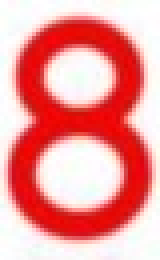
#> input picture TEMP/Project 4/extra/I12.jpg, 40 x 65 px, found by its file name (shown 4 times larger)
$ python try6.py
#> lines starting #> are read from the running program, lines starting #| are printed output that depends on the picture; after the words box and inside, x2 and y2 are one past the last pixel; in counts of white or black regions, pixels touching at a corner belong together
import cv2
import numpy as np
import os

def preprocess_image(image_path, size):
    # Read the image in grayscale
    img = cv2.imread(image_path, cv2.IMREAD_GRAYSCALE)
    if img is None:
        raise ValueError("Could not read the image. Check the path and try again.")

    # Resize the image to the specified size for better matching
    img = cv2.resize(img, size)

    # Apply edge detection to get the boundaries
    edges = cv2.Canny(img, 50, 150)

    # Dilate the edges to make them thicker and more connected
    kernel = np.ones((3, 3), np.uint8)
    dilated_edges = cv2.dilate(edges, kernel, iterations=1)

    # Invert the image to prepare for flood filling
    filled = cv2.bitwise_not(dilated_edges)

    # Flood fill the background from a point outside the shape
    h, w = filled.shape
    mask = np.zeros((h+2, w+2), np.uint8)  # Create a mask for flood fill
    cv2.floodFill(filled, mask, (0, 0), 255)  # Flood fill from the top-left corner

    # Invert back to get the filled shape
    filled = cv2.bitwise_not(filled)

    # Display the processed image
    cv2.imshow(f"Processed Image - {os.path.basename(image_path)}", filled)
    cv2.waitKey(0)
    cv2.destroyAllWindows()

    return filled

def template_match(image, template_folder, template_size):
    best_match_name = None
    best_match_score = -1

    # Iterate over all template images in the specified folder
    for template_name in os.listdir(template_folder):
        template_path = os.path.join(template_folder, template_name)
        template = cv2.imread(template_path, cv2.IMREAD_GRAYSCALE)

        if template is not None:
            # Resize template to match the specified size
            template = cv2.resize(template, template_size)

            # Apply the same preprocessing steps to the template
            template_edges = cv2.Canny(template, 50, 150)
            template_dilated_edges = cv2.dilate(template_edges, np.ones((3, 3), np.uint8), iterations=1)
            template_filled = cv2.bitwise_not(template_dilated_edges)
            mask = np.zeros((template_filled.shape[0] + 2, template_filled.shape[1] + 2), np.uint8)
            cv2.floodFill(template_filled, mask, (0, 0), 255)
            template_filled = cv2.bitwise_not(template_filled)

            # Perform template matching
            res = cv2.matchTemplate(image, template_filled, cv2.TM_CCOEFF_NORMED)
            min_val, max_val, min_loc, max_loc = cv2.minMaxLoc(res)

            # Print matching score for each template
            print(f"Matching score for {template_name}: {max_val}")

            # Check if the current match is the best one so far
            if max_val > best_match_score:
                best_match_score = max_val
                best_match_name = os.path.splitext(template_name)[0]
        else:
            print(f"Warning: Could not read template {template_path}")

    return best_match_name, best_match_score

def identify_card(rank_image_path, suit_image_path, ranks_folder, suits_folder):
    # Preprocess the rank and suit images separately with specified sizes
    rank_image = preprocess_image(rank_image_path, (70, 125))
#> in preprocess_image, `img = cv2.resize(img, size)`:
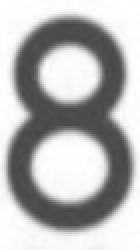
#> img: shape (125, 70) (shown 2 times larger); min 70, max 255, mean 180.1
#> in preprocess_image, `edges = cv2.Canny(img, 50, 150)`:
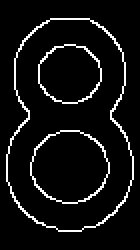
#> edges: shape (125, 70) (shown 2 times larger); 6.7% white in thin lines or dots, all inside (x1, y1, x2, y2) = (3, 9, 67, 116)
#> in preprocess_image, `dilated_edges = cv2.dilate(edges, kernel, iterations=1)`:
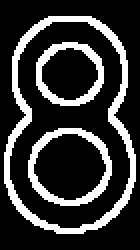
#> dilated_edges: shape (125, 70) (shown 2 times larger); 21.2% white; 3 white regions, box (x1, y1, x2, y2) and area: (2, 8, 68, 117) 1071, (14, 64, 56, 103) 436, (18, 21, 52, 53) 351
    suit_image = preprocess_image(suit_image_path, (70, 100))
#> call 2 of preprocess_image, with size = (70, 100)
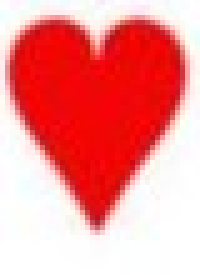
#> input picture TEMP/Project 4/extra/I11.jpg, 40 x 55 px, found by its file name (shown 5 times larger)
#> in preprocess_image (call 2), `img = cv2.resize(img, size)`:
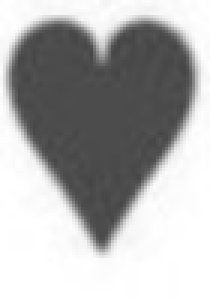
#> img: shape (100, 70) (shown 3 times larger); min 69, max 255, mean 174.3
#> in preprocess_image (call 2), `edges = cv2.Canny(img, 50, 150)`:
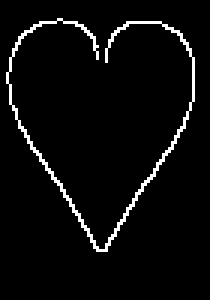
#> edges: shape (100, 70) (shown 3 times larger); 4.1% white in thin lines or dots, all inside (x1, y1, x2, y2) = (2, 6, 65, 84)
#> in preprocess_image (call 2), `dilated_edges = cv2.dilate(edges, kernel, iterations=1)`:
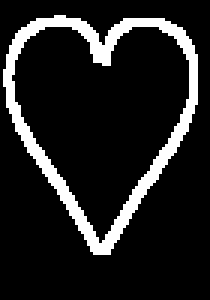
#> dilated_edges: shape (100, 70) (shown 3 times larger); 12.8% white; 1 white region, box (x1, y1, x2, y2) and area: (1, 5, 66, 85) 898
#> in preprocess_image (call 2), `filled = cv2.bitwise_not(dilated_edges)`: filled: shape (100, 70); 87.2% white; 1 black region, box (x1, y1, x2, y2) and area: (1, 5, 66, 85) 898

    # Match rank and suit separately
    print("\nRank Matching Scores:")
    rank_name, rank_score = template_match(rank_image, ranks_folder, (70, 125))
    print("\nSuit Matching Scores:")
    suit_name, suit_score = template_match(suit_image, suits_folder, (70, 100))

    return {
        "Rank": rank_name,
        "Rank Score": rank_score,
        "Suit": suit_name,
        "Suit Score": suit_score
    }

# Example usage
# Provide the paths to the rank and suit images, and template folders
rank_image_path = "e:/Laptop/Work/Study/Uni - TTU/6) Fall 24 - Sixth Semester/Fall 2024 TTU Image Processing (ECE-4367-001) Full Term/Projects/Project 4/extra/I12.jpg"  # Change this to your actual rank image path
suit_image_path = "e:/Laptop/Work/Study/Uni - TTU/6) Fall 24 - Sixth Semester/Fall 2024 TTU Image Processing (ECE-4367-001) Full Term/Projects/Project 4/extra/I11.jpg"  # Change this to your actual suit image path
ranks_folder = "e:/Laptop/Work/Study/Uni - TTU/6) Fall 24 - Sixth Semester/Fall 2024 TTU Image Processing (ECE-4367-001) Full Term/Projects/Project 4/imgs/ranks"
suits_folder = "e:/Laptop/Work/Study/Uni - TTU/6) Fall 24 - Sixth Semester/Fall 2024 TTU Image Processing (ECE-4367-001) Full Term/Projects/Project 4/imgs/suits"

# Call the identify_card function
try:
#> (the run stopped early here; a loop or call above may not have finished)
